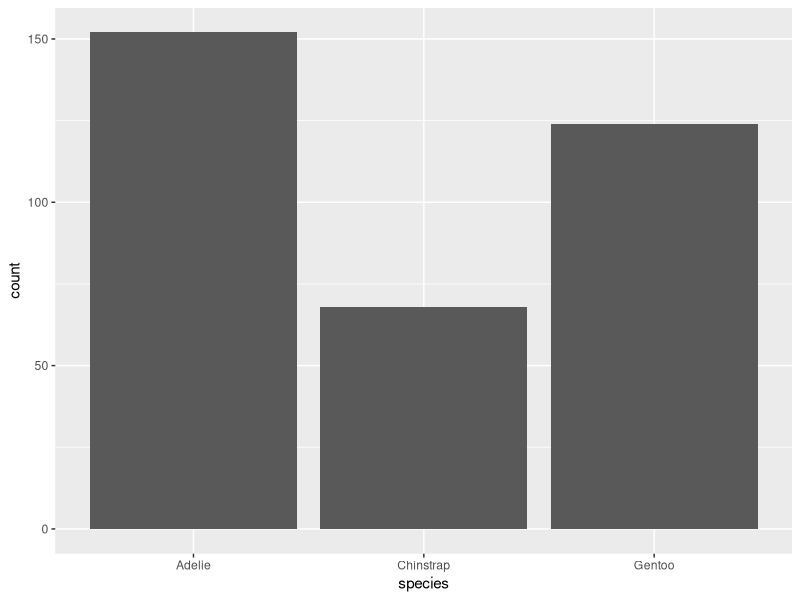
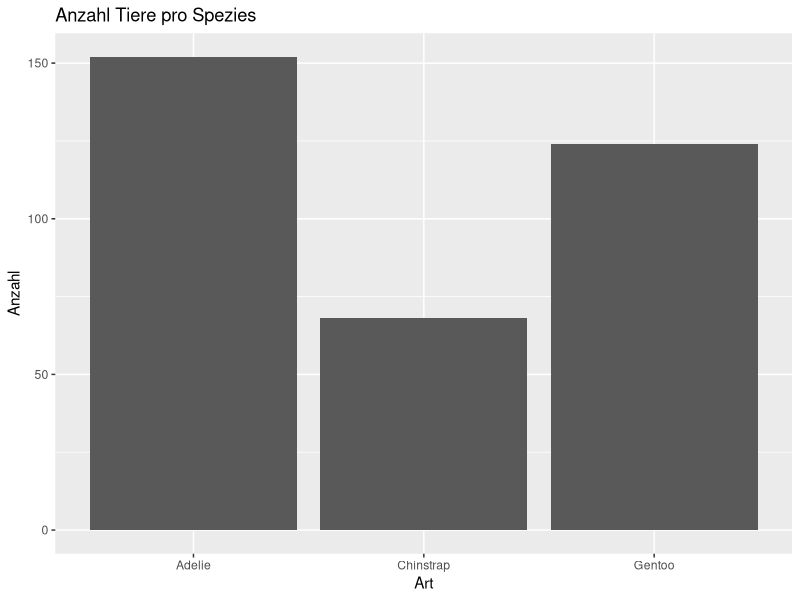
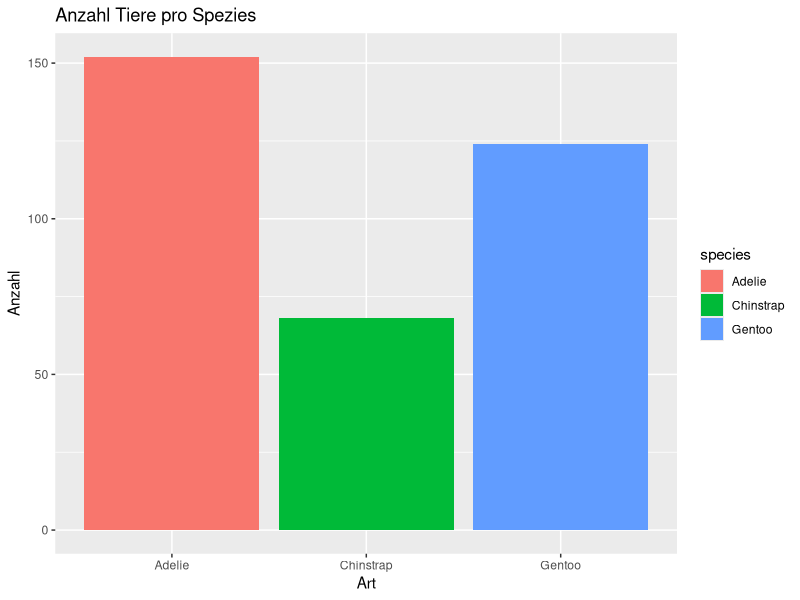
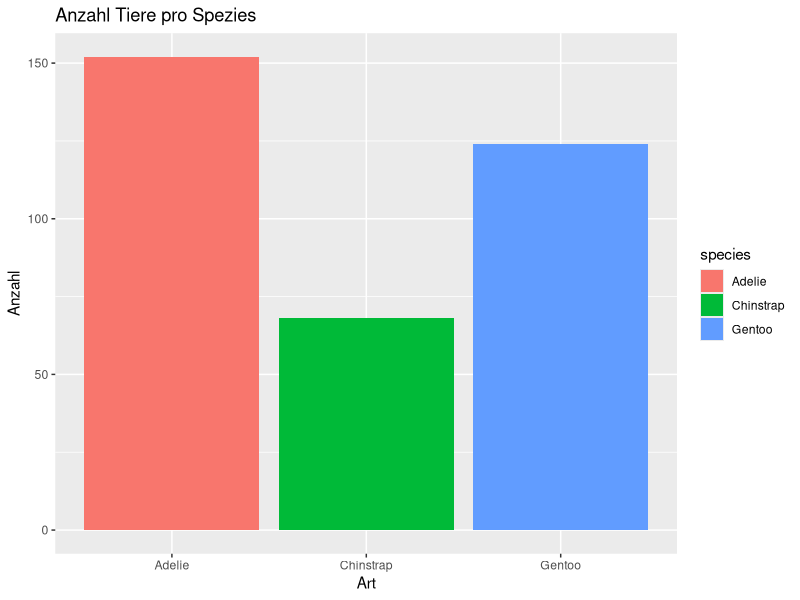
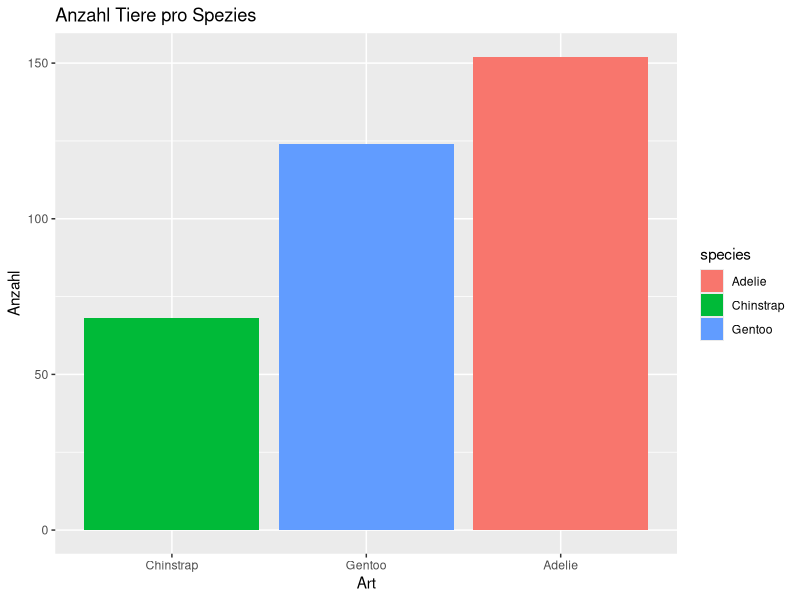
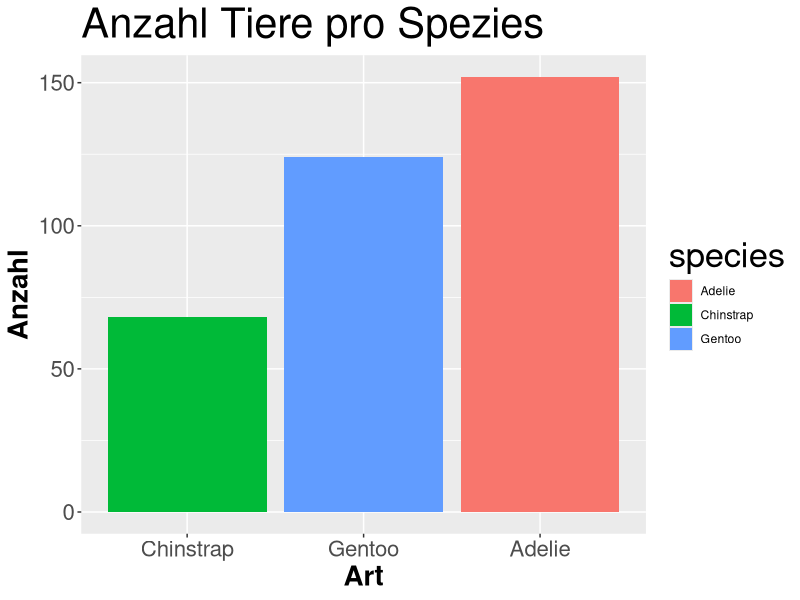
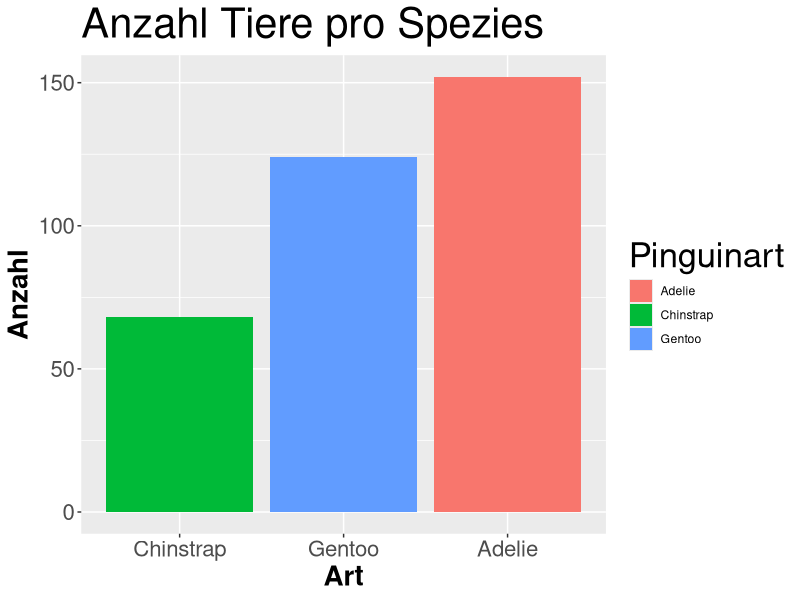
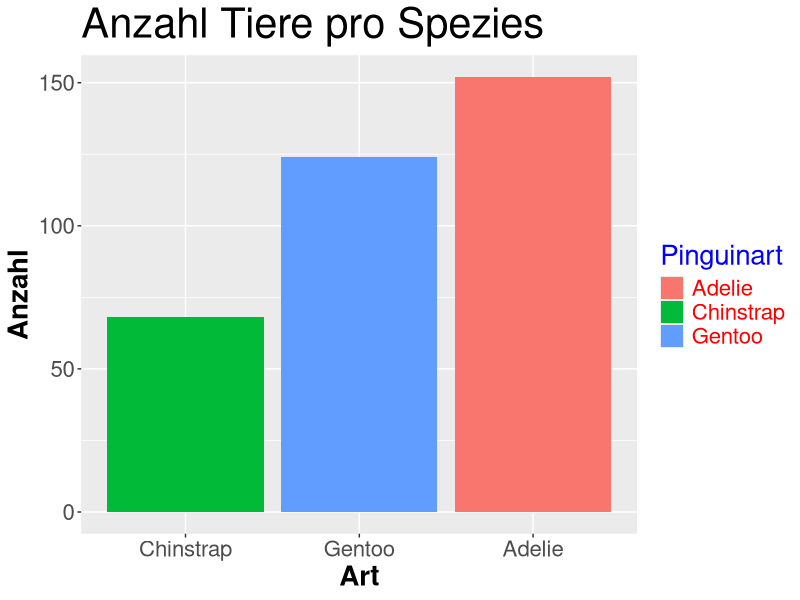

Write R code to recreate these figures, in order.
## ---- chunk 1
# Setup
knitr::opts_chunk$set(
  collapse = TRUE,
  warning = FALSE,
  message = FALSE,
  fig.path = "./figures/",
  fig.width = 7, 
  fig.height = 7)
## ---- chunk 2
# Pakete und Daten laden
library(ggplot2)
library(palmerpenguins)
data("penguins")
## ---- chunk 3
# Säulendiagramm erstellen
ggplot(data = penguins, aes(x = species)) + 
  geom_bar() 
## ---- chunk 4
# Säulendiagramm mit Achsbeschriftung und Titel erstellen
ggplot(data = penguins, aes(x = species)) + 
  geom_bar() + 
  labs(y = "Anzahl",
       x = "Art",
       title = "Anzahl Tiere pro Spezies")
## ---- chunk 5
# Diagramm mit farbigen Säulen erstellen
ggplot() + 
  geom_bar(data = penguins, aes(x = species, fill = species)) + 
  labs(y = "Anzahl",
       x = "Art",
       title = "Anzahl Tiere pro Spezies")
## ---- chunk 6
# Häufigkeitstabelle erstellen
species <- table(penguins$species)
## ---- chunk 7
# Datentyp ändern
species <- as.data.frame(species)
## ---- chunk 8
# Tabelle anschauen
View(species)
## ---- chunk 9
# Variablen umbenennen
colnames(species)  <- c("species", "n")
## ---- chunk 10
# Häufigkeitstabelle als dataframe erstellen
species <- as.data.frame(table(penguins$species, dnn = list("species")), 
                         responseName = "n")
## ---- chunk 11
# Säulendiagramm erstellen
ggplot(data = species, aes(x = species, y = n, fill = species)) + 
  geom_col() + 
  labs(y = "Anzahl",
       x = "Art",
       title = "Anzahl Tiere pro Spezies")
## ---- chunk 12
# Geordnetes Säulendiagramm erstellen
ggplot(data = species, aes(x = reorder(species, n), y = n, fill = species)) + 
  geom_col() + 
  labs(y = "Anzahl",
       x = "Art",
       title = "Anzahl Tiere pro Spezies")
## ---- chunk 13
# Säulendiagramm mit großer Beschriftung erstellen
ggplot(data = species, aes(x = reorder(species, n), y = n, fill = species)) + 
  geom_col() + 
  labs(y = "Anzahl",
       x = "Art",
       title = "Anzahl Tiere pro Spezies") +
  theme(axis.title = element_text(face = "bold", size = 20),
        axis.text  = element_text(size = 16),
        title = element_text(size = 25))
## ---- chunk 14
# Säulendiagramm mit Legendentitel erstellen
ggplot(data = species, aes(x = reorder(species, n), y = n, fill = species)) + 
  geom_col() + 
  labs(y = "Anzahl",
       x = "Art",
       title = "Anzahl Tiere pro Spezies") +
  theme(axis.title = element_text(face = "bold", size = 20),
        axis.text  = element_text(size = 16),
        title = element_text(size = 25)) +
  scale_fill_discrete(name = "Pinguinart")
## ---- chunk 15
# Säulendiagramm mit spezfischen Schriftfarben erstellen
ggplot(data = species, aes(x = reorder(species, n), y = n, fill = species)) + 
  geom_col() + 
  labs(y = "Anzahl",
       x = "Art",
       title = "Anzahl Tiere pro Spezies") +
  theme(axis.title = element_text(face = "bold", size = 20),
        axis.text  = element_text(size = 16),
        title = element_text(size = 25),
        legend.title = element_text(color = "blue", size = 20),
        legend.text = element_text(color = "red", size = 16)) +
    scale_fill_discrete(name = "Pinguinart")
## ---- chunk 16
# Balkendiagramm erstellen
ggplot(data = species, aes(x = reorder(species, n), y = n, fill = species)) + 
  geom_col() + 
  labs(y = "Anzahl",
       x = "Art",
       title = "Anzahl Tiere pro Spezies") +
  theme(axis.title = element_text(face = "bold", size = 20),
        axis.text  = element_text(size = 16),
        title = element_text(size = 25),
        legend.title = element_text(color = "blue", size = 20),
        legend.text = element_text(color = "red", size = 16)) +
    scale_fill_discrete(name = "Pinguinart") +
  coord_flip()
